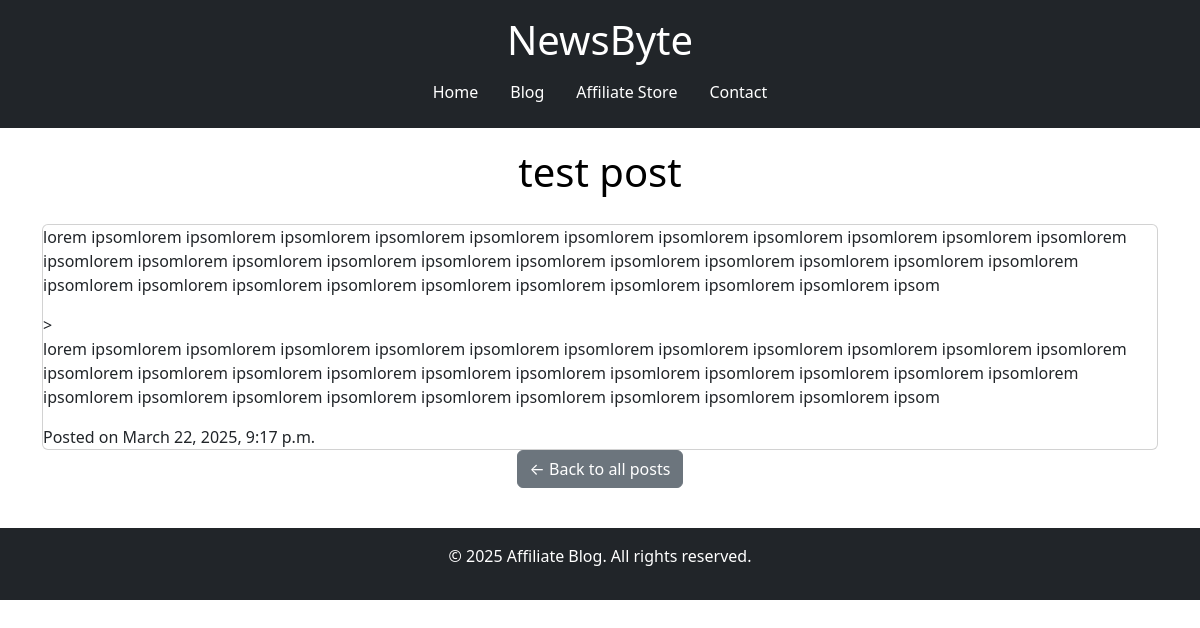
/posts/3/, run on the app's committed database.
### home/models.py (models this page shows, shortened)
class Post(models.Model):
    title = models.CharField(max_length=200)
    content = models.TextField()
    created_at = models.DateTimeField(auto_now_add=True)

### home/views.py (the view)
# urls.py: path('posts/<int:pk>/', post_detail, name='post_detail')
def post_detail(request, pk):
    post = get_object_or_404(Post, pk=pk)
    return render(request, 'home/post_detail.html', {'post': post})

### home/templates/home/post_detail.html (shortened to what this page needs)
{% load static %}
<!DOCTYPE html>
<html lang="en">
<head>
    <link rel="stylesheet" href="{% static '/css/style.css' %}">
    <link href="https://cdn.jsdelivr.net/npm/bootstrap@5.3.0/dist/css/bootstrap.min.css" rel="stylesheet">
</head>
<body>
    <header class="bg-dark text-white text-center py-3">
        <h1>NewsByte</h1>
        <nav>
            <ul class="nav justify-content-center">
                <li class="nav-item"><a class="nav-link text-white" href="{% url 'home' %}">Home</a></li>
                <li class="nav-item"><a class="nav-link text-white" href="blog.html">Blog</a></li>
                <li class="nav-item"><a class="nav-link text-white" href="store.html">Affiliate Store</a></li>
                <li class="nav-item"><a class="nav-link text-white" href="contact.html">Contact</a></li>
            </ul>
        </nav>
    </header>
    <h1 class="centre-header text-center">{{ post.title }}</h1>
<main>
<div class="container">
    <div class="card">
        <div class="card-content"{{ post.content|linebreaks }}>
            <p>{{ post.content }}</p>
        </div>
        <div class="timestamp">
            Posted on {{ post.created_at }}
        </div>
    </div>
    <div class="text-center">
        <a href="{% url 'home' %}" class="btn btn-secondary">← Back to all posts</a>
    </div>
</div>
</main>
<footer class="bg-dark text-white text-center py-3">
    <p>&copy; 2025 Affiliate Blog. All rights reserved.</p>
</footer>
</body>
</html>

### static/css/style.css (style rules this page uses)
body { font-family: Arial, sans-serif; margin: 0; padding: 0; background-color: #f8f8f8; }
header { color: white; padding: 15px; text-align: center; }
.nav-item { display: flex; justify-content: center; align-items: center; height: 100%; list-style-type: none; padding: 0; }
main { padding: 20px; }
.centre-header { margin-top: 20px; color: black; }
footer { text-align: center; padding: 10px; background-color: #333; color: white; margin-top: 20px; }

### data on the page
Post: title "test post", content "lorem ipsomlorem ipsomlorem ipsomlorem ipsomlorem ipsomlorem ipsomlorem ipsomlorem ipsomlorem ipsomlorem ipsomlorem ipsomlorem ipsomlorem ipsomlorem ipsomlorem ipsomlorem ipsomlorem ipsomlorem ipsomlorem ipsomlorem ipsomlorem ipsomlorem ipsomlorem ipsomlorem ipsomlorem ipsomlorem ipsomlorem ipsomlorem ipsomlorem ipsomlorem ipsomlorem ipsomlorem ipsom", created_at "March 22, 2025, 9:17 p.m."
